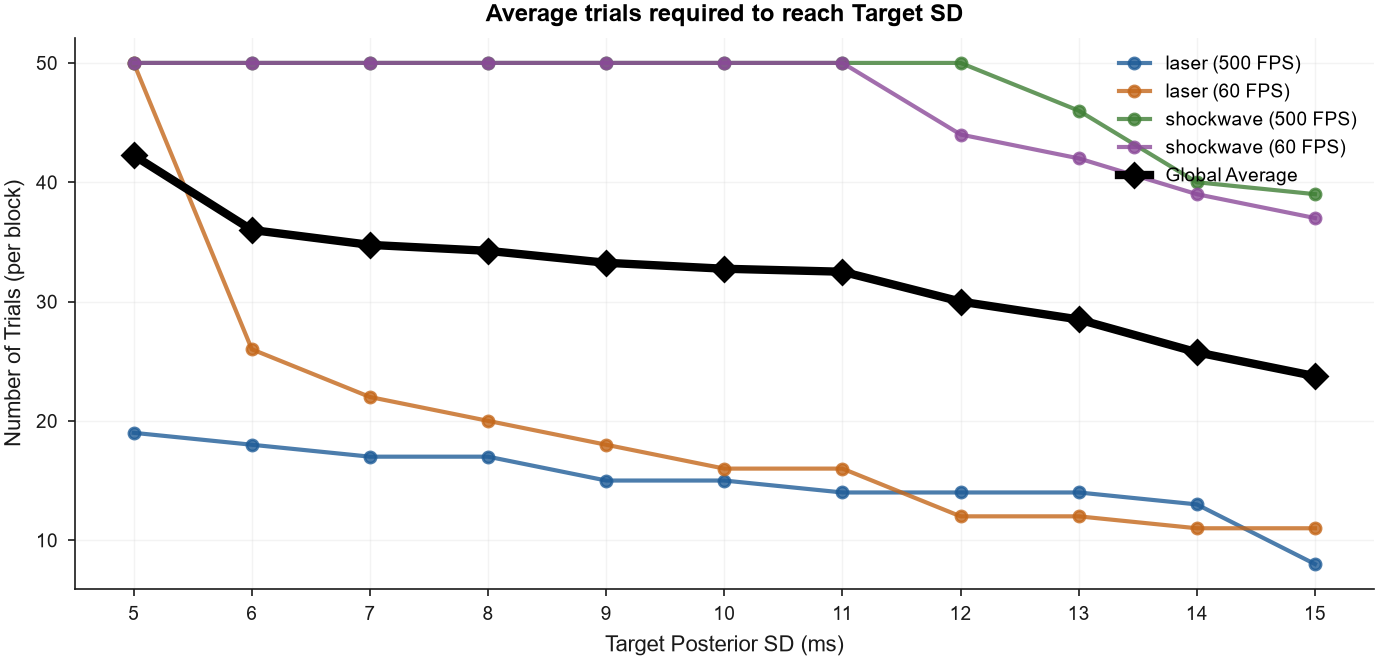

Reproduce this figure in Python.
import argparse
import math
from pathlib import Path
import matplotlib.pyplot as plt
import numpy as np
import pandas as pd

import plot_quest

def analyze_folder(folder_path):
    datasets = plot_quest.find_shot_logs(folder_path)
    if not datasets:
        print(f"No ShotLog found in {folder_path}")
        return

    targets = list(range(5, 16))
    
    # Store records: {"wep": weapon_label, "target": SD, "rounds": int}
    records = []
    
    # Store raw SD data for individual plotting: label -> list of (wep, sd_series)
    raw_sd_data = {}

    for path, label in datasets:
        df = plot_quest.load(path)
        if df is None:
            continue

        for i, (block_index, block) in enumerate(plot_quest.main_rows(df).groupby("blockIndex", sort=True)):
            wep = plot_quest.block_label(block, block_index)
            
            if label not in raw_sd_data:
                raw_sd_data[label] = []
            raw_sd_data[label].append((wep, block["sd"].reset_index(drop=True), block["isHit"].reset_index(drop=True)))
            
            for t in targets:
                converged = block[block["sd"] <= t]
                if not converged.empty:
                    first = converged.iloc[0]
                    idx = np.where(block.index == first.name)[0][0] + 1
                    is_converged = 1
                else:
                    idx = len(block)
                    is_converged = 0
                    
                records.append({
                    "weapon": wep,
                    "target_sd": t,
                    "rounds": idx,
                    "converged": is_converged,
                    "participant": label
                })

    if not records:
        print("No convergence data found.")
        return

    df_records = pd.DataFrame(records)
    
    # Calculate global average
    global_avg = df_records.groupby("target_sd").agg(
        mean_rounds=("rounds", "mean"),
        min_rounds=("rounds", "min"),
        max_rounds=("rounds", "max"),
        total_samples=("rounds", "count"),
        converged_count=("converged", "sum")
    ).reset_index()
    
    global_avg["success_rate"] = (global_avg["converged_count"] / global_avg["total_samples"]) * 100
    
    # Calculate per-weapon average
    wep_avg = df_records.groupby(["weapon", "target_sd"])["rounds"].mean().unstack(level="weapon")
    
    # Print Table
    print("\n" + "="*80)
    print("AVERAGE ROUNDS REQUIRED TO HIT TARGET SD (Global)")
    print("Note: Blocks that fail to reach the target are capped at their max rounds.")
    print("="*80)
    print(f"{'Target SD':<12} | {'Avg Rounds':<12} | {'Success %':<10} | {'Min':<6} | {'Max':<6} | {'Samples'}")
    print("-" * 80)
    for _, row in global_avg.iterrows():
        print(f"{int(row['target_sd']):<12} | {row['mean_rounds']:<12.1f} | {row['success_rate']:<9.1f}% | {int(row['min_rounds']):<6} | {int(row['max_rounds']):<6} | {int(row['total_samples'])}")
    print("="*80 + "\n")

    # Plot
    plot_quest.use_publication_style()
    fig, ax = plt.subplots(figsize=(plot_quest.DOUBLE_COL, 3.5))
    
    # Plot individual condition lines
    for i, wep in enumerate(wep_avg.columns):
        color = plot_quest.BLOCK_COLORS[i % len(plot_quest.BLOCK_COLORS)]
        # We need to drop NaNs in case some condition didn't hit a target
        wep_data = wep_avg[wep].dropna()
        ax.plot(wep_data.index, wep_data, marker="o", markersize=4, 
                color=color, linewidth=1.5, alpha=0.8, label=wep)
                
    # Plot global average thick line
    ax.plot(global_avg["target_sd"], global_avg["mean_rounds"], marker="D", markersize=6,
            color="black", linewidth=3.0, zorder=10, label="Global Average")
            
    ax.set_title("Average trials required to reach Target SD", fontweight="bold")
    ax.set_xlabel("Target Posterior SD (ms)")
    ax.set_ylabel("Number of Trials (per block)")
    ax.set_xticks(targets)
    ax.grid(True, alpha=0.3)
    ax.legend(frameon=False, loc="upper right")
    
    plt.tight_layout()
    # Save the plot
    plt.savefig("sd_target_analysis.png")
    print("Saved sd_target_analysis.png")
    
    # ---------------------------------------------------------
    # Plot 2: Individual SD Convergence Grid
    # ---------------------------------------------------------
    participants = list(raw_sd_data.keys())
    num_p = len(participants)
    
    if num_p > 0:
        cols = min(4, num_p)
        rows = math.ceil(num_p / cols)
        
        fig2, axes = plt.subplots(rows, cols, figsize=(plot_quest.SINGLE_COL * cols, 2.5 * rows), sharey=True, squeeze=False)
        axes = axes.flatten()
        
        # Build a consistent color mapping for weapons
        unique_weps = []
        for p in participants:
            for wep, _, _ in raw_sd_data[p]:
                if wep not in unique_weps:
                    unique_weps.append(wep)
        
        wep_colors = {w: plot_quest.BLOCK_COLORS[i % len(plot_quest.BLOCK_COLORS)] for i, w in enumerate(unique_weps)}
        
        for idx, label in enumerate(participants):
            ax_sub = axes[idx]
            for wep, sd_series, is_hit_series in raw_sd_data[label]:
                color = wep_colors[wep]
                ax_sub.plot(sd_series.index, sd_series.values, color=color, 
                            linewidth=1.5, alpha=0.8, label=wep)
                
                # Plot hits and misses
                is_hit_bool = is_hit_series.astype(bool)
                hits = sd_series[is_hit_bool]
                misses = sd_series[~is_hit_bool]
                
                # We do not add labels for the scatter points to avoid cluttering the legend
                ax_sub.scatter(hits.index, hits.values, color='green', marker='o', s=12, zorder=3, alpha=0.7)
                ax_sub.scatter(misses.index, misses.values, color='red', marker='x', s=12, zorder=3, alpha=0.7)
            
            ax_sub.axhline(y=6, color=plot_quest.RULE, linestyle="--", linewidth=1.0, zorder=0)
            ax_sub.set_title(label, fontsize=9, fontweight="bold")
            
            if idx % cols == 0:
                ax_sub.set_ylabel("Posterior SD")
            if idx >= num_p - cols:
                ax_sub.set_xlabel("Trial Number")
                
            # Avoid duplicate labels in legend per subplot
            handles, labels = ax_sub.get_legend_handles_labels()
            by_label = dict(zip(labels, handles))
            ax_sub.legend(by_label.values(), by_label.keys(), frameon=False, fontsize=8)
            
        # Hide any unused subplots
        for idx in range(num_p, len(axes)):
            axes[idx].set_visible(False)
            
        plt.tight_layout()
        plt.savefig("sd_all_runs.png")
        print("Saved sd_all_runs.png")

    print("Opening plots...")
    plt.show()

def main():
    ap = argparse.ArgumentParser(description="Analyze average rounds to reach SD targets.")
    ap.add_argument("folder", type=Path, nargs='?', help="Path to folder with ShotLog_*.csv files")
    args = ap.parse_args()

    folder = args.folder
    if folder is None:
        try:
            import tkinter as tk
            from tkinter import filedialog
            root = tk.Tk()
            root.withdraw()
            root.attributes('-topmost', True)
            folder_path = filedialog.askdirectory(title="Select Folder with ShotLog CSVs")
            if not folder_path:
                print("No folder selected.")
                return
            folder = Path(folder_path)
        except ImportError:
            print("No folder provided.")
            return

    if not folder.is_dir():
        print(f"Error: {folder} is not a directory.")
        return

    analyze_folder(folder)

if __name__ == "__main__":
    main()
